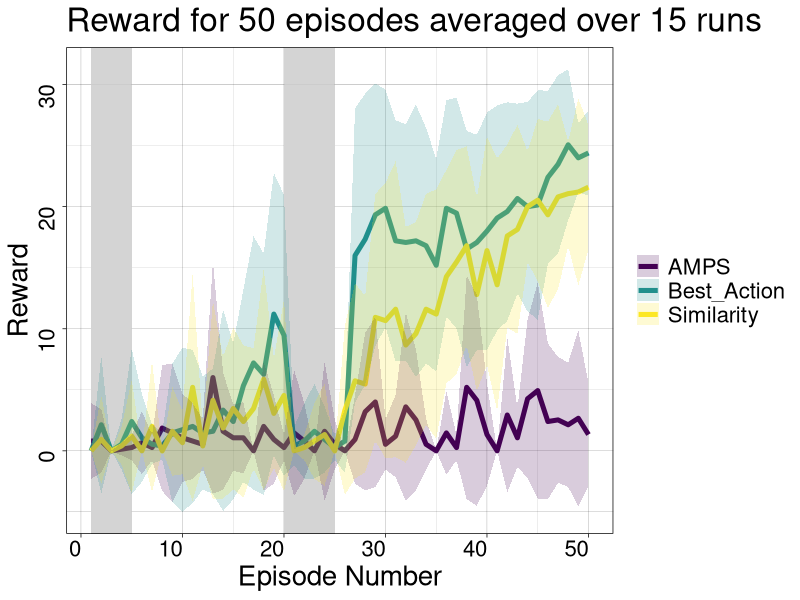
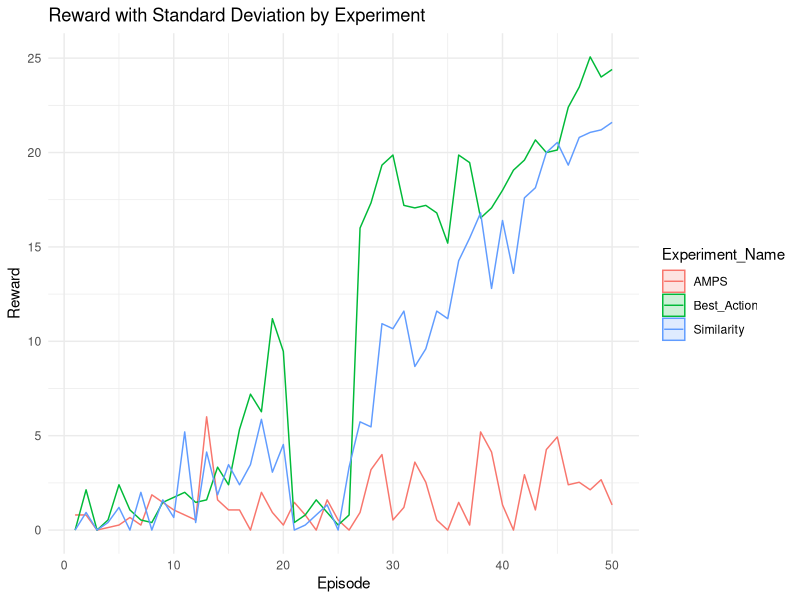
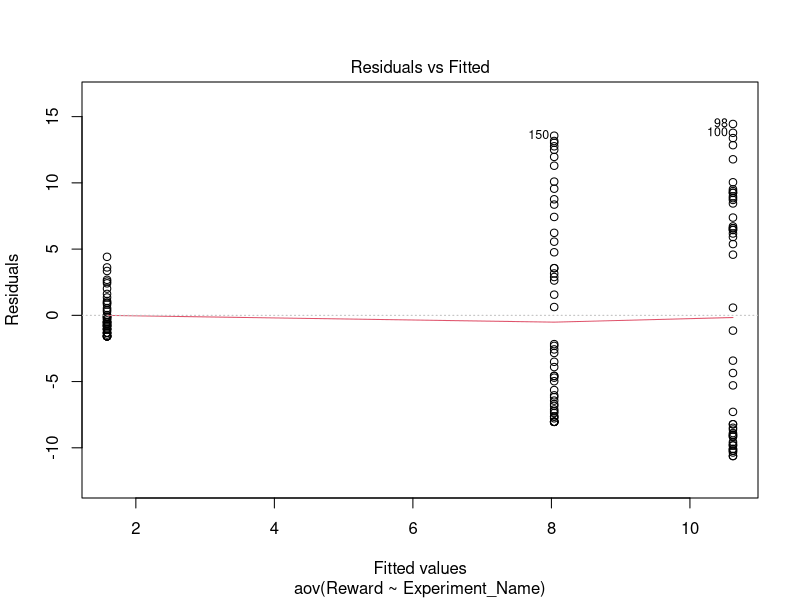
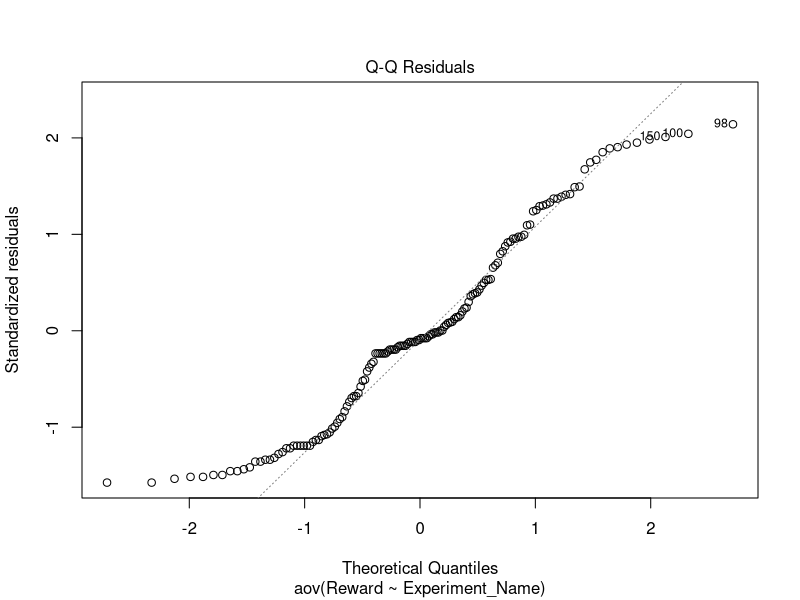
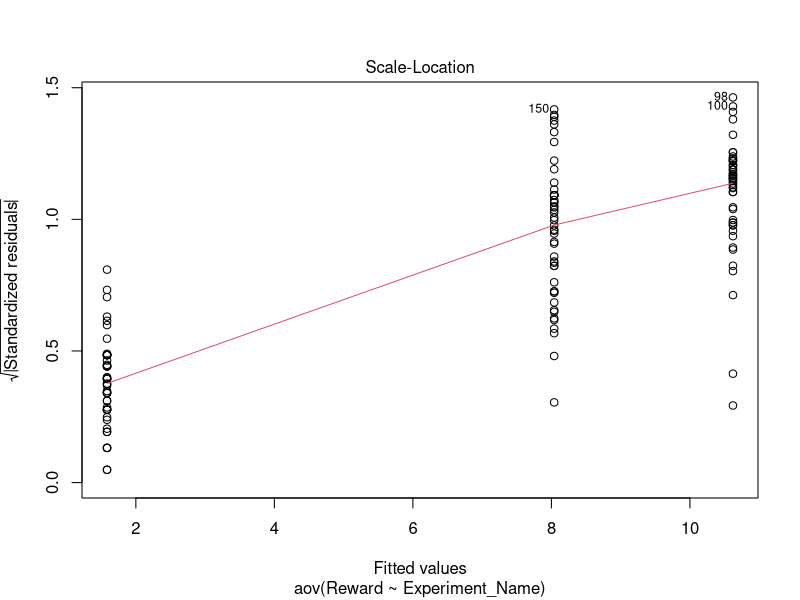
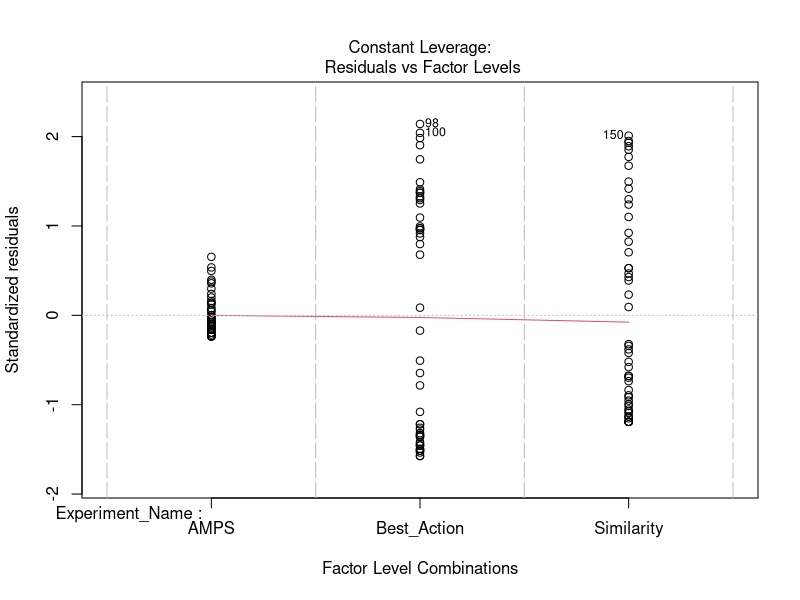

Generate these figures, in order, with R:
## ---- chunk 1
knitr::opts_chunk$set(echo = TRUE)
## ---- chunk 2
library(dplyr)
library(ggplot2)
## ---- chunk 3
d1 <- read.csv("AMPS_results.csv")
d2 <- read.csv("Best_Actions_Results.csv")
d3 <- read.csv("Similarity_Results.csv")
d <- read.csv("experiment_results.csv")
## ---- chunk 4
new1 <- d1 %>%
  group_by(Episode) %>%
  summarize(reward_per_episode = mean(Reward))
## ---- chunk 5
new2 <- d2 %>%
  group_by(Episode) %>%
  summarize(reward_per_episode = mean(Reward))
## ---- chunk 6
new3 <- d3 %>%
  group_by(Episode) %>%
  summarize(reward_per_episode = mean(Reward))
## ---- chunk 7
avg_reward1 <- d1 %>%
  group_by(Episode) %>%
  summarise(sd_reward = sd(Reward),
            m = mean(Reward))
avg_reward2 <- d2 %>%
  group_by(Episode) %>%
  summarise(sd_reward = sd(Reward),
            m = mean(Reward))
avg_reward3 <- d3 %>%
  group_by(Episode) %>%
  summarise(sd_reward = sd(Reward),
            m = mean(Reward))
new_d1 <- d %>%
  filter(Experiment_Name == "AMPS") %>%
  mutate(sd_val =  avg_reward1$sd_reward,
         mean_val = avg_reward1$m) 
new_d2 <- d %>%
  filter(Experiment_Name == "Best_Action") %>%
  mutate(sd_val =  avg_reward2$sd_reward,
         mean_val = avg_reward2$m) 
new_d3 <- d %>%
  filter(Experiment_Name == "Similarity") %>%
  mutate(sd_val =  avg_reward3$sd_reward,
         mean_val = avg_reward3$m) 
combined_df <- rbind(new_d1, new_d2, new_d3)

## ---- chunk 8
d %>%
  group_by(Experiment_Name) %>%
  summarize(m = mean(Reward),
            sd = sd(Reward))
## ---- chunk 9
ggplot(combined_df, aes(x = Episode, y = Reward, color = Experiment_Name)) +
  geom_rect(aes(xmin = 1, xmax = 5, ymin = -Inf, ymax = Inf), fill = "grey", color = NA, alpha = 0.01) +
  geom_rect(aes(xmin = 20, xmax = 25, ymin = -Inf, ymax = Inf), fill = "grey", color = NA, alpha = 0.01) +
  geom_line(linewidth = 1.7) +
  geom_ribbon(aes(ymin = mean_val - sd_val, ymax = mean_val + sd_val, fill = Experiment_Name), alpha = 0.2, color = NA) +
  scale_color_viridis_d() +
  scale_fill_viridis_d() +
  labs(x = "Episode Number", y = "Reward",
       title = "Reward for 50 episodes averaged over 15 runs") +
  theme_linedraw() +
  guides(color = guide_legend(title = NULL),
         fill = guide_legend(title = NULL)) +
  theme(text = element_text(size = 20),
        axis.text.x = element_text(hjust = 1),
         axis.text.y = element_text(angle = 90, vjust = 1))
## ---- chunk 10
# Calculate mean and standard deviation for each episode and experiment
d_summary <- d %>%
  group_by(Episode, Experiment_Name) %>%
  summarise(
    mean_Reward = mean(Reward),
    sd_Reward = sd(Reward, na.rm = TRUE)
  ) %>%
  ungroup()

# Plot
ggplot(d_summary, aes(x = Episode, y = mean_Reward, color = Experiment_Name, fill = Experiment_Name)) +
  geom_line() +
  geom_ribbon(aes(ymin = mean_Reward - sd_Reward, ymax = mean_Reward + sd_Reward), alpha = 0.2) +
  labs(x = "Episode", y = "Reward", title = "Reward with Standard Deviation by Experiment") +
  theme_minimal()
## ---- chunk 11
anova_model <- aov(Reward ~ Experiment_Name, data = d)
anova_model
## ---- chunk 12
hsd <- TukeyHSD(anova_model)
hsd
## ---- chunk 13
plot(anova_model)
